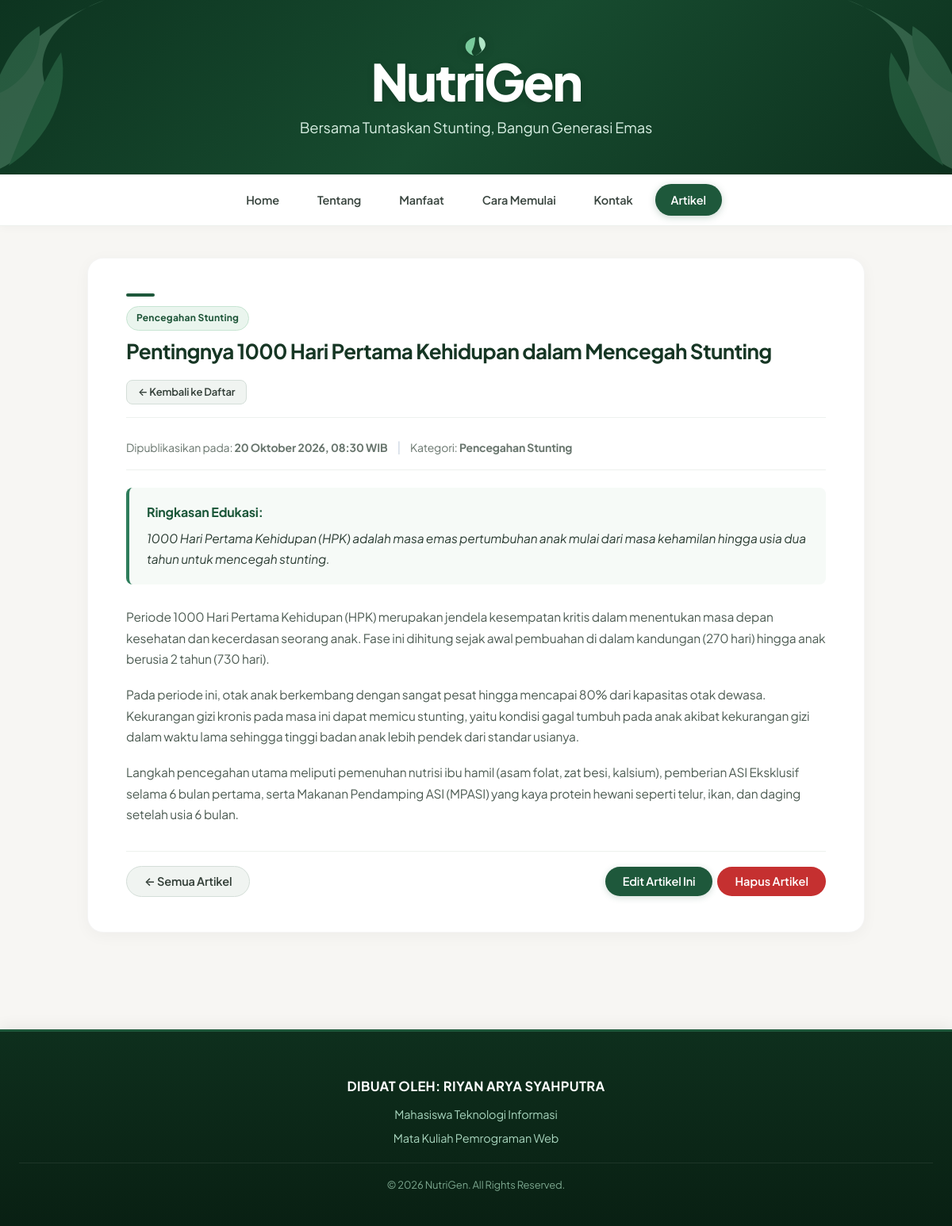
Screenshot of /detail.php?id=1 with the database file from the repository.
### tables this page shows
CREATE TABLE `artikel` (
  `id` INT(11) NOT NULL AUTO_INCREMENT,
  `judul` VARCHAR(150) NOT NULL,
  `kategori` VARCHAR(100) NOT NULL,
  `ringkasan` VARCHAR(255) NOT NULL,
  `isi` TEXT NOT NULL,
  `tanggal_dibuat` TIMESTAMP NOT NULL DEFAULT CURRENT_TIMESTAMP,
  PRIMARY KEY (`id`)
);

### includes/functions.php (called while the page is built, shortened)
<?php
function e(?string $teks): string {
    return htmlspecialchars($teks ?? '', ENT_QUOTES, 'UTF-8');
}
function format_tanggal_indonesia(?string $datetime): string {
    $timestamp = strtotime($datetime);
    $bulan = [
        1 => 'Januari',
        2 => 'Februari',
        3 => 'Maret',
        4 => 'April',
        5 => 'Mei',
        6 => 'Juni',
        7 => 'Juli',
        8 => 'Agustus',
        9 => 'September',
        10 => 'Oktober',
        11 => 'November',
        12 => 'Desember'
    ];
    $hari = date('j', $timestamp);
    $bulan_index = (int)date('n', $timestamp);
    $tahun = date('Y', $timestamp);
    $jam = date('H:i', $timestamp);
    $nama_bulan = $bulan[$bulan_index] ?? '';
    return "{$hari} {$nama_bulan} {$tahun}, {$jam} WIB";
}

### detail.php (the view, shortened to what this page needs)
<?php
require_once __DIR__ . '/includes/koneksi.php';
require_once __DIR__ . '/includes/functions.php';
$id = isset($_GET['id']) ? (int)$_GET['id'] : 0;
$artikel = null;
$error_pesan = null;
if ($id <= 0) {
    $error_pesan = 'ID artikel tidak valid.';
} elseif (empty($koneksi)) {
    $error_pesan = 'Koneksi database tidak tersedia. Pastikan Laragon MySQL aktif.';
} else {
    $sql = "SELECT id, judul, kategori, ringkasan, isi, tanggal_dibuat FROM artikel WHERE id = ? LIMIT 1";
    $stmt = mysqli_prepare($koneksi, $sql);
    if ($stmt) {
        mysqli_stmt_bind_param($stmt, 'i', $id);
        mysqli_stmt_execute($stmt);
        $res = mysqli_stmt_get_result($stmt);
        $artikel = mysqli_fetch_assoc($res);
    } else {
        $error_pesan = 'Terjadi kesalahan sistem dalam pengambilan data artikel.';
    }
}
require_once __DIR__ . '/includes/header.php';
require_once __DIR__ . '/includes/navbar.php';
?>
    <main>
        <?php if ($error_pesan || !$artikel): ?>
            <section class="card-box">
                <div class="empty-state">
                    <h2 style="justify-content: center; border-bottom: none; margin-bottom: 12px;">Artikel Tidak Ditemukan</h2>
                    <p><?= e($error_pesan ?? 'Data artikel yang Anda cari tidak tersedia.') ?></p>
                    <div style="margin-top: 24px;">
                        <a href="artikel.php" class="btn btn-primary">&larr; Kembali ke Daftar Artikel</a>
                        <a href="index.php" class="btn btn-secondary">Menuju Halaman Utama</a>
                    </div>
                </div>
            </section>
        <?php else: ?>
            <article class="card-box">
                <div style="display: flex; justify-content: space-between; align-items: flex-start; margin-bottom: 24px; padding-bottom: 16px; border-bottom: 1px solid #edf1ee; gap: 16px; flex-wrap: wrap;">
                    <div>
                        <div class="accent-bar"></div>
                        <span class="badge-category"><?= e($artikel['kategori']) ?></span>
                        <h2 style="margin-top: 10px; margin-bottom: 4px;"><?= e($artikel['judul']) ?></h2>
                    </div>
                    <div>
                        <a href="artikel.php#kelola-artikel" class="btn btn-secondary btn-sm">&larr; Kembali ke Daftar</a>
                    </div>
                </div>
                <div class="article-detail-meta">
                    <span class="date">
                        Dipublikasikan pada: <strong><?= e(format_tanggal_indonesia($artikel['tanggal_dibuat'])) ?></strong>
                    </span>
                    <span style="color: #cbd5e1;">|</span>
                    <span class="date">Kategori: <strong><?= e($artikel['kategori']) ?></strong></span>
                </div>
                <div style="background-color: #f6faf7; border-left: 4px solid #2e7d5b; padding: 18px 22px; border-radius: 8px; margin-bottom: 28px;">
                    <strong style="color: #1a5638; display: block; margin-bottom: 6px;">Ringkasan Edukasi:</strong>
                    <p style="margin-bottom: 0; font-size: 15.5px; color: #2c3e34; font-style: italic;">
                        <?= e($artikel['ringkasan']) ?>
                    </p>
                </div>
                <div class="article-detail-content">
                    <?php
                    $paragraf_list = explode("\n", str_replace(["\r\n", "\r"], "\n", $artikel['isi']));
                    foreach ($paragraf_list as $paragraf):
                        $paragraf = trim($paragraf);
                        if ($paragraf === '') continue;
                    ?>
                        <p><?= e($paragraf) ?></p>
                    <?php endforeach; ?>
                </div>
                <div class="form-actions" style="justify-content: space-between;">
                    <a href="artikel.php#kelola-artikel" class="btn btn-secondary">&larr; Semua Artikel</a>
                    <div class="action-buttons">
                        <a href="edit.php?id=<?= (int)$artikel['id'] ?>" class="btn btn-primary">Edit Artikel Ini</a>
                        <form action="hapus.php" method="POST">
                            <button type="submit" class="btn btn-danger">Hapus Artikel</button>
                        </form>
                    </div>
                </div>
            </article>
        <?php endif; ?>
    </main>
<?php
require_once __DIR__ . '/includes/footer.php';
?>

### assets/css/style.css (style rules this page uses)
*, *::before, *::after { box-sizing: border-box; margin: 0; padding: 0; }
html { scroll-behavior: smooth; scroll-padding-top: 80px; font-size: 16px; -webkit-font-smoothing: antialiased; -moz-osx-font-smoothing: grayscale; }
body { font-family: 'Plus Jakarta Sans', -apple-system, BlinkMacSystemFont, 'Inter', 'Segoe UI', Roboto, sans-serif; background-color: #f7f6f3; color: #242e28; line-height: 1.68; letter-spacing: -0.01em; min-height: 100vh; display: flex; flex-direction: column; }
main { width: 92%; max-width: 980px; margin: 40px auto; flex: 1; }
section, .card-box { background: #ffffff; border-radius: 20px; border: 1px solid rgba(0, 0, 0, 0.04); box-shadow: 0 4px 20px rgba(0, 0, 0, 0.04); padding: 44px 48px; margin-bottom: 32px; }
.accent-bar { width: 36px; height: 4px; background-color: #1e583b; border-radius: 2px; margin-bottom: 12px; }
h2 { font-size: 26px; font-weight: 700; letter-spacing: -0.025em; color: #163624; margin-bottom: 10px; line-height: 1.25; }
p { font-size: 15.5px; font-weight: 400; color: #4d5c53; line-height: 1.72; margin-bottom: 18px; }
p:last-of-type { margin-bottom: 0; }
.btn { display: inline-flex; align-items: center; justify-content: center; gap: 8px; font-family: inherit; font-size: 14.5px; font-weight: 600; text-decoration: none; padding: 9px 22px; border-radius: 999px; border: none; cursor: pointer; transition: all 0.2s ease; line-height: 1.3; }
.btn-primary { background-color: #1e583b; color: #ffffff; box-shadow: 0 2px 8px rgba(30, 88, 59, 0.2); }
.btn-secondary { background-color: #f0f4f1; color: #313d36; border: 1px solid #d4ded8; }
.btn-danger { background-color: #c53030; color: #ffffff; }
.btn-sm { padding: 6px 14px; font-size: 13px; border-radius: 8px; }
.form-actions { display: flex; align-items: center; gap: 12px; margin-top: 28px; padding-top: 18px; border-top: 1px solid #edf1ee; }
.badge-category { display: inline-block; background: #eaf5ee; color: #1b5336; font-size: 12px; font-weight: 700; padding: 4px 12px; border-radius: 999px; letter-spacing: 0.02em; border: 1px solid #c7e5d2; }
.article-detail-meta { display: flex; align-items: center; flex-wrap: wrap; gap: 12px; margin-bottom: 22px; padding-bottom: 14px; border-bottom: 1px solid #edf1ee; }
.article-detail-meta .date { font-size: 14px; color: #68756d; }
.article-detail-content { font-size: 16px; line-height: 1.85; color: #2b3630; margin-bottom: 32px; }
.article-detail-content p { margin-bottom: 18px; }
.action-buttons { display: flex; align-items: center; gap: 6px; flex-wrap: wrap; }
.action-buttons form { display: inline-block; margin: 0; }

### rows the page displays
artikel: kategori "Pencegahan Stunting", judul "Pentingnya 1000 Hari Pertama Kehidupan dalam Mencegah Stunting", tanggal_dibuat "20 Oktober 2026, 08:30 WIB", ringkasan "1000 Hari Pertama Kehidupan (HPK) adalah masa emas pertumbuhan anak mulai dari masa kehamilan hingga usia dua tahun untuk mencegah stunting.", isi "Periode 1000 Hari Pertama Kehidupan (HPK) merupakan jendela kesempatan kritis dalam menentukan masa depan kesehatan dan kecerdasan seorang anak. Fase ini dihitung sejak awal pembuahan di dalam kandungan (270 hari) hingga anak berusia 2 tahun (730 hari).", isi "Pada periode ini, otak anak berkembang dengan sangat pesat hingga mencapai 80% dari kapasitas otak dewasa. Kekurangan gizi kronis pada masa ini dapat memicu stunting, yaitu kondisi gagal tumbuh pada anak akibat kekurangan gizi dalam waktu lama sehingga tinggi badan anak lebih pendek dari standar usianya.", isi "Langkah pencegahan utama meliputi pemenuhan nutrisi ibu hamil (asam folat, zat besi, kalsium), pemberian ASI Eksklusif selama 6 bulan pertama, serta Makanan Pendamping ASI (MPASI) yang kaya protein hewani seperti telur, ikan, dan daging setelah usia 6 bulan."
